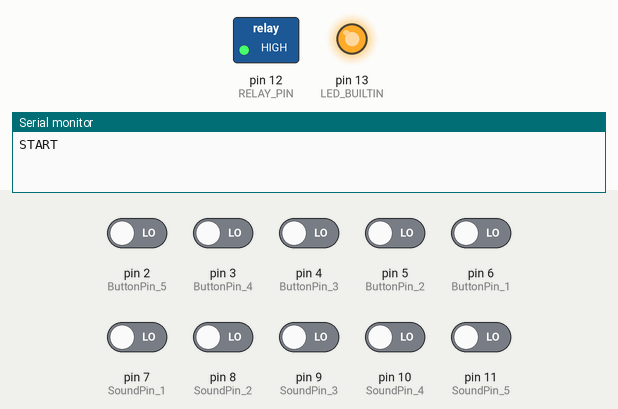
This sketch was run on a simulated Arduino Uno, built with avr-gcc and run on an emulated ATmega328P. Shown: switched loads named in the sketch (green lamp = pin HIGH), output pins drawn as LEDs (lit = HIGH), the last lines printed to the serial monitor. The inputs (shaded band) are chosen by the test bench; at power-on: pin 2 (ButtonPin_5), pin 3 (ButtonPin_4), pin 4 (ButtonPin_3), pin 5 (ButtonPin_2), pin 6 (ButtonPin_1), pin 7 (SoundPin_1), pin 8 (SoundPin_2), pin 9 (SoundPin_3), pin 10 (SoundPin_4), pin 11 (SoundPin_5) LOW.

Above: at 4.4 s.
4.5 s: pin 2 (ButtonPin_5) driven HIGH and pin 3 (ButtonPin_4) driven HIGH and pin 4 (ButtonPin_3) driven HIGH and pin 5 (ButtonPin_2) driven HIGH and pin 6 (ButtonPin_1) driven HIGH
At 5.3 s:
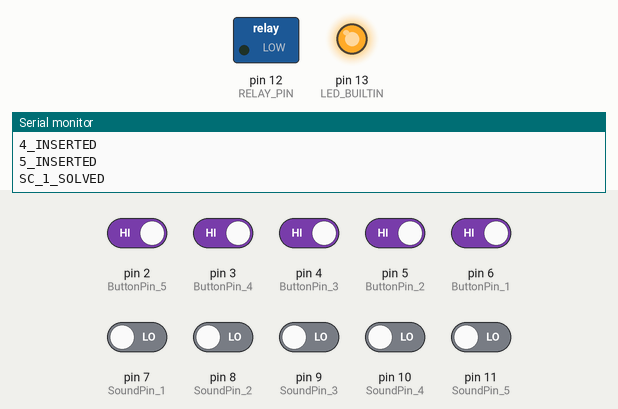
6.0 s: pin 2 (ButtonPin_5) driven LOW and pin 3 (ButtonPin_4) driven LOW and pin 4 (ButtonPin_3) driven LOW and pin 5 (ButtonPin_2) driven LOW and pin 6 (ButtonPin_1) driven LOW
At 7.4 s:
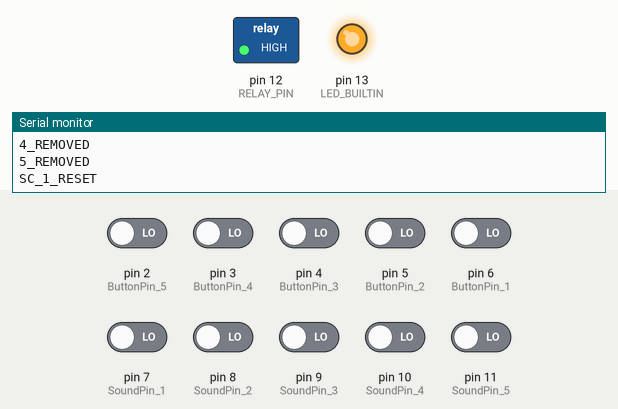
Timing chart, 0 to 8.6 s (numbered marks = the images above; inputs shaded):
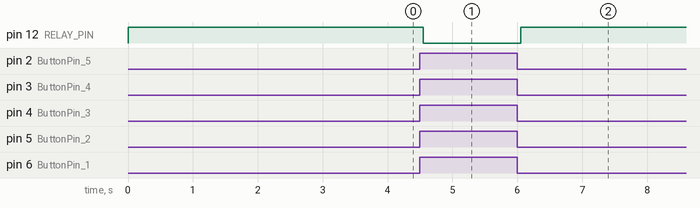

Measured:
- after the input at 4.5 s, pin 12 (RELAY_PIN): HIGH → LOW after 0.05 s
- after the input at 6.0 s, pin 12 (RELAY_PIN): LOW → HIGH after 0.05 s

The sketch:

arduino_SCStand.ino
```cpp
// PUZZLE: Sound Card Inserts

// DATE CREATED: 10/11/18
// LAST DATE EDITED: 1/20/19

// PREVIOUS CODE : Alien Keypad

// NOTES: NEW SOUND CARD CODE
// Serial communication and MQTT code added

// NOTES: 12/14/18 - Tested Sound Card Boxes
//                    - 2 Card Slots are wired wrong


#include <Wire.h>
//----------- DEFINES -------------------------------------------------------------
//#define DEBUG

#define MAGLOCK 1
#define LEDLIGHT 0
// set the mode here
#define MODE MAGLOCK

#define numButtons 10
#define numSounds 5

#define ButtonPin_1 6
#define ButtonPin_2 5
#define ButtonPin_3 4
#define ButtonPin_4 3
#define ButtonPin_5 2

#define SoundPin_1 7
#define SoundPin_2 8
#define SoundPin_3 9
#define SoundPin_4 10
#define SoundPin_5 11


//#define ButtonPin_6 6
//#define ButtonPin_7 7
//#define ButtonPin_8 8
//#define ButtonPin_9 9
//#define ButtonPin_10 10

#define RELAY_PIN 12


//----------- FUNCTIONS -------------------------------------------------------------

void cardInserted(int );
void cardRemoved(int );
void checkWin ();
void checkReset();
char Comp(char* );


void youWIN(); // What happens when you winner!!
void reset();


//----------- VARIABLES -------------------------------------------------------------

char inData[20]; // Allocate some space for the string
char inChar=-1; // Where to store the character read
byte index = 0; // Index into array; where to store the character

int cardFlag1 = 0, cardFlag2 = 0, cardFlag3 = 0, cardFlag4 = 0, cardFlag5 = 0;    // not needed
//int cardFlag6 = 0, cardFlag7 = 0, cardFlag8 = 0, cardFlag9 = 0, cardFlag10 = 0;    // not needed
int cardFLAG = 0;    // not needed
//int winFLAG = 0;     // not needed

unsigned long debounceDelay = 50; // Increase is there is to much noise
unsigned long lastDebounceTime = 0;

int lasttouched = 0;
int currtouched = 0;

int bufferVal[numButtons];
int buttonState[numButtons];
int lastState[numButtons];

bool winFLAG = false;   // not needed
bool winner = false;    // not needed

bool emptySlot = false;

bool gameWON  = false;
bool gameReset = false;

int incoming_state = 0;  //Initializes a variable for storing the incoming data from Arduino
char incoming_char;


//=========================== SETUP ==========================================================
void setup() {

  Serial.begin(9600);
  #ifdef DEBUG
  Serial.println("Sound Card Testing");
  Serial.println("-------------------------");
  #endif

  Serial.println("START");

  int LED_BUILTIN = 13;
  digitalWrite(LED_BUILTIN, LOW);


//----------- PIN MODES -------------------------------------------------------------

//---------------RELAY---------------
  pinMode(RELAY_PIN, OUTPUT);

 if (MODE == MAGLOCK){
  digitalWrite(RELAY_PIN, HIGH);
 }
 if (MODE == LEDLIGHT){
  digitalWrite(RELAY_PIN, LOW);
 }

//---------------BUTTONS---------------
  pinMode(ButtonPin_1,INPUT);
  pinMode(ButtonPin_2,INPUT);
  pinMode(ButtonPin_3,INPUT);
  pinMode(ButtonPin_4,INPUT);
  pinMode(ButtonPin_5,INPUT);

  pinMode(LED_BUILTIN,OUTPUT);

  pinMode(SoundPin_1,INPUT);
  pinMode(SoundPin_2,INPUT);
  pinMode(SoundPin_3,INPUT);
  pinMode(SoundPin_4,INPUT);
  pinMode(SoundPin_5,INPUT);

digitalWrite(LED_BUILTIN,HIGH);

}


//=========================== MAIN LOOP ======================================================
void loop() {

bufferVal[0] = digitalRead(ButtonPin_1);
bufferVal[1] = digitalRead(ButtonPin_2);
bufferVal[2] = digitalRead(ButtonPin_3);
bufferVal[3] = digitalRead(ButtonPin_4);
bufferVal[4] = digitalRead(ButtonPin_5);

bufferVal[5] = digitalRead(SoundPin_1);
bufferVal[6] = digitalRead(SoundPin_2);
bufferVal[7] = digitalRead(SoundPin_3);
bufferVal[8] = digitalRead(SoundPin_4);
bufferVal[9] = digitalRead(SoundPin_5);


// Start out believing all cards are correct " emptySlot = false "
//    ONLY CHECKING FOR EMPTY SLOT -> IF NONE -> YOU WIN!
//    if any slot is empty " emptySlot = true "

//    int incomingByte;
//
//    if(Serial.available() > 0) {
//      // read the incoming byte:
//      incomingByte = Serial.read();
//
//      // echo
//      Serial.println("arduino recieved message a");
//      Serial.write(incomingByte);
//  }


// --------------------------- RECIEVED COMMAND FROM PI -> PHONE -----------------------------------
// -----------------CARD # 1 ---------------------
    if (Comp("1in")==0) {
        Serial.println("1 INSERTED");
        cardFlag1=1;
    }
    else if (Comp("1out")==0) {
        Serial.println("1 REMOVED");
        cardFlag1=0;
    }

// -----------------CARD # 2 ---------------------
    else if (Comp("2in")==0) {
        //Serial.println("1 INSERTED");
        cardFlag2=1;
    }
    else if (Comp("2out")==0) {
        //Serial.println("1 REMOVED");
        cardFlag2=0;
    }

// -----------------CARD # 3 ---------------------
    else if (Comp("3in")==0) {
        //Serial.println("1 INSERTED");
        cardFlag3=1;
    }

    else if (Comp("3out")==0) {
        //Serial.println("1 REMOVED");
        cardFlag3=0;
    }

// -----------------CARD # 4 ---------------------
    else if (Comp("4in")==0) {
        //Serial.println("1 INSERTED");
        cardFlag4=1;
    }

    else if (Comp("4out")==0) {
        //Serial.println("1 REMOVED");
        cardFlag4=0;
    }

// -----------------CARD # 5 ---------------------
    else if (Comp("5in")==0) {
        //Serial.println("1 INSERTED");
        cardFlag5=1;
    }

    else if (Comp("5out")==0) {
        //Serial.println("1 REMOVED");
        cardFlag5=0;
    }

    else{
      //Serial.println("NULL");

    }
//
//  if (Serial.available() > 0){  //Looking for incoming data
//    incoming_state = Serial.read() - '0';  //Reading the data
//    //incoming_char = Serial.read() - '0';
//    //digitalWrite(LED_BUILTIN, incoming_state);  //Making the LED light up or down
//
//    if (      incoming_state == 0){
//      Serial.println('Z');
//      cardFlag1=0;
//      //digitalWrite(LED_BUILTIN, incoming_state);
//    }
//    else if ( incoming_state == 1){
//      cardFlag1=1;
//      //Serial.println('z');
//      //digitalWrite(LED_BUILTIN, incoming_state);
//    }
//    else if ( incoming_state == 2){
//      cardFlag2=0;
//      //Serial.println('T');
//      //digitalWrite(LED_BUILTIN, incoming_state);
//    }
//    else if ( incoming_state == 3){
//      cardFlag2=1;
//      //Serial.println('t');
//      //digitalWrite(LED_BUILTIN, incoming_state);
//    }
//    else if ( incoming_state == 4){
//      cardFlag3=0;
//      //Serial.println('z');
//      digitalWrite(LED_BUILTIN, incoming_state);
//    }
//    else if ( incoming_state == 5){
//      cardFlag3=1;
//      //Serial.println('T');
//      //digitalWrite(LED_BUILTIN, incoming_state);
//    }
//    else if ( incoming_state == 6){
//      cardFlag4=0;
//      //Serial.println('t');
//      //digitalWrite(LED_BUILTIN, incoming_state);
//    }
//    else if ( incoming_state == 7){
//      cardFlag4=1;
//      //Serial.println('z');
//      digitalWrite(LED_BUILTIN, incoming_state);
//    }
//    else if ( incoming_state == 8){
//      cardFlag5=0;
//      //Serial.println('T');
//      //digitalWrite(LED_BUILTIN, incoming_state);
//    }
//    else if ( incoming_state == 9){
//      cardFlag5=1;
//      //Serial.println('t');
//      //digitalWrite(LED_BUILTIN, incoming_state);
//    }
//    else{
//      //Serial.println("NULL");
//    }
//    else if ( incoming_char == 'Z'){
//      Serial.println('Z');
//    }
//  }

  //button_state = digitalRead(button_pin); //Reading the button state
  //Serial.println(incoming_state);  //Sending the data over serial to Raspberry pi


emptySlot = false;

    for( int i=0 ; i<numButtons ; i++ ){

        if ( bufferVal[i] != lastState[i]){ // Switch changed, due to noise or press
          lastDebounceTime = millis();
        }

        if((millis() - lastDebounceTime) > debounceDelay){ // Change has been longer that debounce delay

            if (bufferVal[i] != buttonState[i]){ // If the button state changed
              buttonState[i] = bufferVal[i]; // Take the bufferVal as new State
              //Serial.print(" Button State is officaially changed ");

                if (buttonState[i] == HIGH){ // If  the button is Pressed
                  // ONLY USED FOR TESTING ------------------- //cardInserted(i);
                  cardInserted(i);
                  }
                else {
                  emptySlot = true;
                  //gameWON = false;
                  // ONLY USED FOR TESTING ------------------- //cardRemoved();
                  cardRemoved(i);
                  }
            }
        }
      lastState[i] = bufferVal[i]; // Save values for next loop
    }


  checkWin();
  checkReset();

  //if(gameWON == true){
    //Serial.println("check Reset");
   // checkReset();
 // }

// if there are no empty slots and the game isn't won yet -> youWIN
  if ( (!emptySlot) && (!gameWON) ){
    //Serial.println("No Empty Slots and Game Not Won");
    //youWIN();
  }

// if you are ready won and now there are empty slots -> reset the game
  if( gameWON && emptySlot){
    //Serial.println("resetting");
    //reset();
  }

}


//=========================== FUNCTIONS ======================================================
// ---------- COMPARE INCOMING STRING FROM SERIAL ---------------------------
// EXAMPLE:  if (Comp("1on")==0)

char Comp(char* This) {
    while (Serial.available() > 0) // Don't read unless
                                   // there you know there is data
    {
        if(index < 19) // One less than the size of the array
        {
            inChar = Serial.read(); // Read a character
            inData[index] = inChar; // Store it
            index++; // Increment where to write next
            inData[index] = '\0'; // Null terminate the string
        }
    }

    if (strcmp(inData,This)  == 0) {
        for (int i=0;i<19;i++) {
            inData[i]=0;
        }
        index=0;
        return(0);
    }
    else {
        return(1);
    }
}


//----------- WINNING SEQUENCE -----------------------------------------------
void youWIN(){
#ifdef DEBUG
Serial.println("YOU WON");
#endif

 if (MODE == MAGLOCK){
  digitalWrite(RELAY_PIN, LOW);
 }
 if (MODE == LEDLIGHT){
  digitalWrite(RELAY_PIN, HIGH);
 }

  winner = true;

  gameWON = true;
  Serial.println("SC_1_SOLVED");
  //Serial.println('w');
  //winFLAG = true;
  //Serial.println("WINNER WINNER CHICKEN DINNER!!!");

}

//----------- RESET THE GAME -----------------------------------------------
void reset(){
#ifdef DEBUG
Serial.println("RESET GAME");
#endif

//Serial.println('r');

 if (MODE == MAGLOCK){
  digitalWrite(RELAY_PIN, HIGH);
 }
 if (MODE == LEDLIGHT){
  digitalWrite(RELAY_PIN, LOW);
 }

 gameWON = false;
 Serial.println("SC_1_RESET");


}

//----------- CHECK USER PASSWORD -----------------------------------------------
void checkWin(){
  // If any value doesn't match password stop and return 0, else return 1
  if(gameWON == false){
  if ( cardFlag1 == 1 ){
    if ( cardFlag2 == 1){
      if ( cardFlag3 == 1){
        if ( cardFlag4 == 1){
          if ( cardFlag5 == 1){
            //Serial.println("card Flag WINNER!");
            //Serial.println("
                      //winFLAG = 1;
                      //youWIN();
                      //return true;
                      //Serial.println("WIN");
                      youWIN();
                      //gameWON = true;

                    }
                  }
                }

              }
            }


else {
  //winFLAG = false;
 // return false;
}
  }
}

//----------- CHECK USER PASSWORD -----------------------------------------------
void checkReset(){

  // If any value doesn't match password stop and return 0, else return 1
 if(gameWON == true){

  if ( cardFlag1 == 0 ){
    //Serial.println('z');
    if ( cardFlag2 == 0){

      if ( cardFlag3 == 0){

        if ( cardFlag4 == 0){

          if ( cardFlag5 == 0){
            //Serial.println("card Flag Reset!");
                      //winFLAG = 1;
                      //youWIN();
                      //return true;
                      //Serial.println('r');
                      reset();
                      //gameWON = false;

                    }
                  }
                }

              }
            }
 }


else {
  //winFLAG = false;
 // return false;
}
  //}
}


//----------- CARD INSERTED -----------------------------------------------
void cardInserted(int _input){

  switch ( _input){
    case 0: cardFlag1 = 1;
      Serial.println("1_INSERTED");
      //Serial.println("Card 1 Inserted");
      break;
    case 1:
      cardFlag2 = 1;
      Serial.println("2_INSERTED");
      //Serial.println('B');
      //Serial.println("Card 2 Inserted");
      break;
    case 2: cardFlag3 = 1;
      Serial.println("3_INSERTED");
      //Serial.println('C');
      //Serial.println("Card 3 Inserted");
      break;
    case 3: cardFlag4 = 1;
      Serial.println("4_INSERTED");
      //Serial.println('D');
      //Serial.println("Card 4 Inserted");
      break;
    case 4: cardFlag5 = 1;
      Serial.println("5_INSERTED");
      //Serial.println('E');
      //Serial.println("Card 5 Inserted");
      break;

    case 5:
      Serial.println("SOUND_1");
      //Serial.println('E');
      //Serial.println("Card 5 Inserted");
      break;
    case 6:
      Serial.println("SOUND_2");
      //Serial.println('B');
      //Serial.println("Card 2 Inserted");
      break;
    case 7:
      Serial.println("SOUND_3");
      //Serial.println('C');
      //Serial.println("Card 3 Inserted");
      break;
    case 8:
      Serial.println("SOUND_4");
      //Serial.println('D');
      //Serial.println("Card 4 Inserted");
      break;
    case 9:
      Serial.println("SOUND_5");
      //Serial.println('E');
      //Serial.println("Card 5 Inserted");
      break;

    case 10: //updateUserCode(_input);
      break;
    default: // DO NOTHING
      break;
  }
  //checkWin();
}

//----------- CARD REMOVED -----------------------------------------------
void cardRemoved(int _input){

  //emptySlot = true;

  switch ( _input){
    case 0: cardFlag1 = 0;
      Serial.println("1_REMOVED");
      //Serial.println("Card 1 Removed");
      break;
    case 1: cardFlag2 = 0;
      Serial.println("2_REMOVED");
      //Serial.println('b');
      //Serial.println("Card 2 Removed");
      break;
    case 2: cardFlag3 = 0;
      Serial.println("3_REMOVED");
      //Serial.println('f');
      //Serial.println("Card 3 Removed");
      break;
    case 3: cardFlag4 = 0;
      Serial.println("4_REMOVED");
      //Serial.println('d');
      //Serial.println("Card 4 Removed");
      break;
    case 4: cardFlag5 = 0;
      Serial.println("5_REMOVED");
      //Serial.println('e');
      //Serial.println("Card 5 Removed");
      break;

    case 10: //updateUserCode(_input);
      break;
    default: // DO NOTHING
      break;
  }
}

//----------- DEBUG PRINT -----------------------------------------------

//----------- FUNCTION NAME -----------------------------------------------
//----------- FUNCTION NAME -----------------------------------------------
//----------- FUNCTION NAME -----------------------------------------------
//----------- FUNCTION NAME -----------------------------------------------
```
